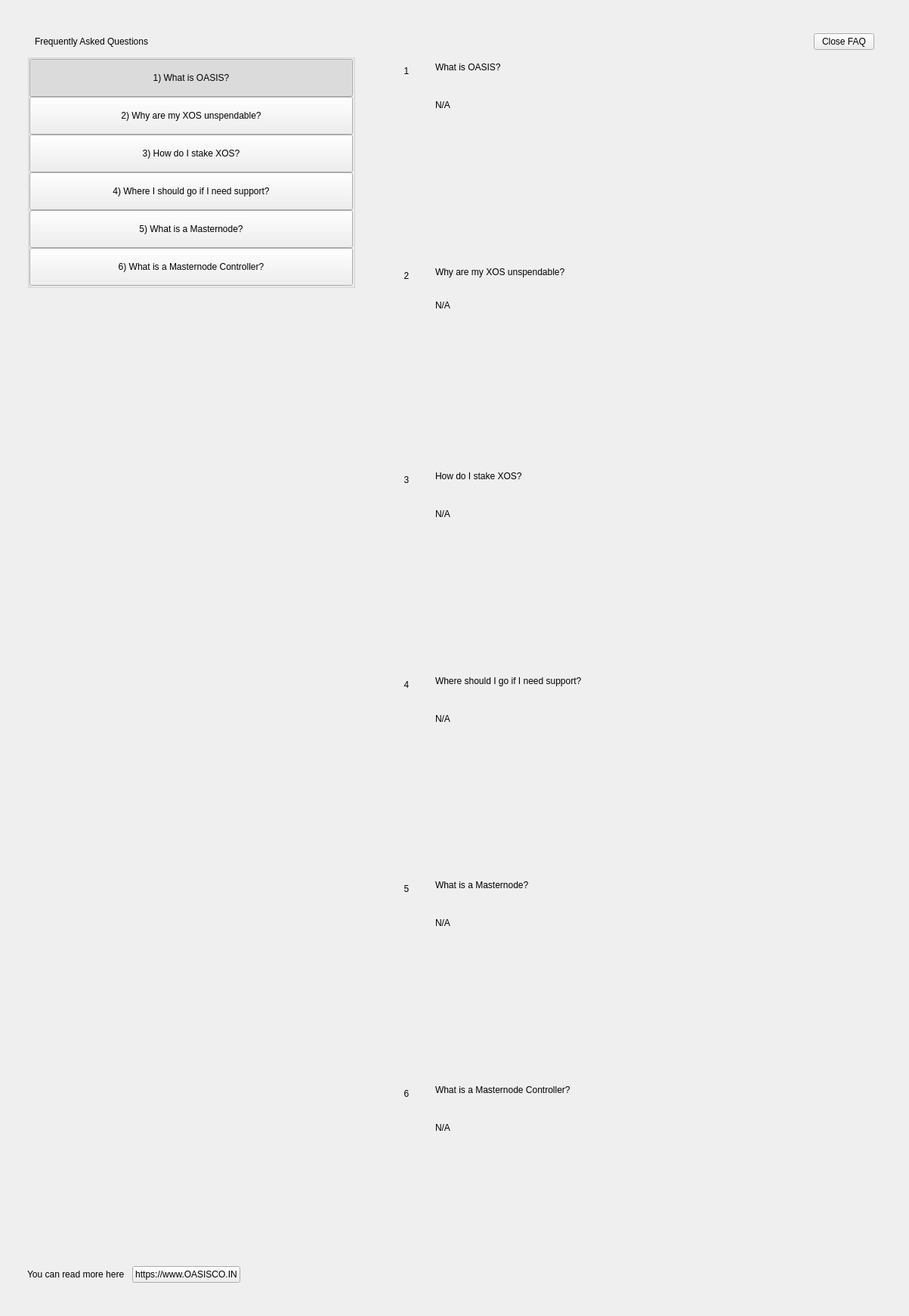
<?xml version="1.0" encoding="UTF-8"?>
<ui version="4.0">
 <class>SettingsFaqWidget</class>
 <widget class="QWidget" name="SettingsFaqWidget">
  <property name="geometry">
   <rect>
    <x>0</x>
    <y>0</y>
    <width>1203</width>
    <height>1741</height>
   </rect>
  </property>
  <property name="windowTitle">
   <string notr="true">N/A</string>
  </property>
  <layout class="QHBoxLayout" name="horizontalLayout" stretch="0">
   <property name="spacing">
    <number>0</number>
   </property>
   <property name="leftMargin">
    <number>0</number>
   </property>
   <property name="topMargin">
    <number>0</number>
   </property>
   <property name="rightMargin">
    <number>0</number>
   </property>
   <property name="bottomMargin">
    <number>0</number>
   </property>
   <item>
    <widget class="PFBorderImage" name="container">
     <layout class="QVBoxLayout" name="verticalLayoutcont">
      <property name="leftMargin">
       <number>36</number>
      </property>
      <property name="topMargin">
       <number>44</number>
      </property>
      <property name="rightMargin">
       <number>36</number>
      </property>
      <property name="bottomMargin">
       <number>44</number>
      </property>
      <item>
       <layout class="QHBoxLayout" name="horizontalLayout_3">
        <property name="spacing">
         <number>0</number>
        </property>
        <property name="leftMargin">
         <number>10</number>
        </property>
        <property name="rightMargin">
         <number>10</number>
        </property>
        <item>
         <widget class="QLabel" name="labelTitle">
          <property name="text">
           <string>Frequently Asked Questions</string>
          </property>
         </widget>
        </item>
        <item>
         <spacer name="horizontalSpacer">
          <property name="orientation">
           <enum>Qt::Horizontal</enum>
          </property>
          <property name="sizeHint" stdset="0">
           <size>
            <width>40</width>
            <height>20</height>
           </size>
          </property>
         </spacer>
        </item>
        <item>
         <widget class="QPushButton" name="pushButtonExit">
          <property name="text">
           <string>Close FAQ</string>
          </property>
         </widget>
        </item>
       </layout>
      </item>
      <item>
       <layout class="QHBoxLayout" name="horizontalLayout_6" stretch="2,0,3">
        <item>
         <widget class="QWidget" name="left" native="true">
          <layout class="QVBoxLayout" name="verticalLayout_3">
           <property name="leftMargin">
            <number>0</number>
           </property>
           <property name="topMargin">
            <number>0</number>
           </property>
           <property name="rightMargin">
            <number>0</number>
           </property>
           <property name="bottomMargin">
            <number>0</number>
           </property>
           <item>
            <layout class="QVBoxLayout" name="verticalLayout_2">
             <property name="spacing">
              <number>0</number>
             </property>
             <item>
              <widget class="QWidget" name="containerButtons" native="true">
               <layout class="QVBoxLayout" name="verticalLayout">
                <property name="spacing">
                 <number>0</number>
                </property>
                <property name="leftMargin">
                 <number>0</number>
                </property>
                <property name="topMargin">
                 <number>0</number>
                </property>
                <property name="rightMargin">
                 <number>0</number>
                </property>
                <property name="bottomMargin">
                 <number>0</number>
                </property>
                <item>
                 <widget class="QGroupBox" name="groupBox">
                  <property name="title">
                   <string/>
                  </property>
                  <layout class="QVBoxLayout" name="verticalLayout_9">
                   <property name="spacing">
                    <number>0</number>
                   </property>
                   <property name="leftMargin">
                    <number>0</number>
                   </property>
                   <property name="topMargin">
                    <number>0</number>
                   </property>
                   <property name="rightMargin">
                    <number>0</number>
                   </property>
                   <property name="bottomMargin">
                    <number>0</number>
                   </property>
                   <item>
                    <widget class="QPushButton" name="pushButton_Intro">
                     <property name="minimumSize">
                      <size>
                       <width>0</width>
                       <height>50</height>
                      </size>
                     </property>
                     <property name="maximumSize">
                      <size>
                       <width>16777215</width>
                       <height>50</height>
                      </size>
                     </property>
                     <property name="focusPolicy">
                      <enum>Qt::NoFocus</enum>
                     </property>
                     <property name="text">
                      <string>1) What is OASIS?</string>
                     </property>
                     <property name="checkable">
                      <bool>true</bool>
                     </property>
                     <property name="checked">
                      <bool>true</bool>
                     </property>
                     <property name="autoExclusive">
                      <bool>true</bool>
                     </property>
                    </widget>
                   </item>
                   <item>
                    <widget class="QPushButton" name="pushButton_UnspendableXOS">
                     <property name="minimumSize">
                      <size>
                       <width>0</width>
                       <height>50</height>
                      </size>
                     </property>
                     <property name="maximumSize">
                      <size>
                       <width>16777215</width>
                       <height>50</height>
                      </size>
                     </property>
                     <property name="focusPolicy">
                      <enum>Qt::NoFocus</enum>
                     </property>
                     <property name="text">
                      <string>2) Why are my XOS unspendable?</string>
                     </property>
                     <property name="checkable">
                      <bool>true</bool>
                     </property>
                     <property name="autoExclusive">
                      <bool>true</bool>
                     </property>
                    </widget>
                   </item>
                   <item>
                    <widget class="QPushButton" name="pushButton_Stake">
                     <property name="minimumSize">
                      <size>
                       <width>0</width>
                       <height>50</height>
                      </size>
                     </property>
                     <property name="focusPolicy">
                      <enum>Qt::NoFocus</enum>
                     </property>
                     <property name="text">
                      <string>3) How do I stake XOS?</string>
                     </property>
                     <property name="checkable">
                      <bool>true</bool>
                     </property>
                     <property name="autoExclusive">
                      <bool>true</bool>
                     </property>
                    </widget>
                   </item>
                   <item>
                    <widget class="QPushButton" name="pushButton_Support">
                     <property name="minimumSize">
                      <size>
                       <width>0</width>
                       <height>50</height>
                      </size>
                     </property>
                     <property name="focusPolicy">
                      <enum>Qt::NoFocus</enum>
                     </property>
                     <property name="text">
                      <string>4) Where I should go if I need support?</string>
                     </property>
                     <property name="checkable">
                      <bool>true</bool>
                     </property>
                     <property name="autoExclusive">
                      <bool>true</bool>
                     </property>
                    </widget>
                   </item>
                   <item>
                    <widget class="QPushButton" name="pushButton_Masternode">
                     <property name="minimumSize">
                      <size>
                       <width>0</width>
                       <height>50</height>
                      </size>
                     </property>
                     <property name="focusPolicy">
                      <enum>Qt::NoFocus</enum>
                     </property>
                     <property name="text">
                      <string>5) What is a Masternode?</string>
                     </property>
                     <property name="checkable">
                      <bool>true</bool>
                     </property>
                     <property name="autoExclusive">
                      <bool>true</bool>
                     </property>
                    </widget>
                   </item>
                   <item>
                    <widget class="QPushButton" name="pushButton_MNController">
                     <property name="minimumSize">
                      <size>
                       <width>0</width>
                       <height>50</height>
                      </size>
                     </property>
                     <property name="focusPolicy">
                      <enum>Qt::NoFocus</enum>
                     </property>
                     <property name="text">
                      <string>6) What is a Masternode Controller?</string>
                     </property>
                     <property name="checkable">
                      <bool>true</bool>
                     </property>
                     <property name="autoExclusive">
                      <bool>true</bool>
                     </property>
                    </widget>
                   </item>
                  </layout>
                 </widget>
                </item>
               </layout>
              </widget>
             </item>
             <item>
              <spacer name="verticalSpacer">
               <property name="orientation">
                <enum>Qt::Vertical</enum>
               </property>
               <property name="sizeHint" stdset="0">
                <size>
                 <width>20</width>
                 <height>40</height>
                </size>
               </property>
              </spacer>
             </item>
             <item>
              <layout class="QHBoxLayout" name="horizontalLayout_2">
               <item>
                <widget class="QLabel" name="labelWebLink">
                 <property name="text">
                  <string>You can read more here</string>
                 </property>
                </widget>
               </item>
               <item>
                <spacer name="horizontalSpacer_4">
                 <property name="orientation">
                  <enum>Qt::Horizontal</enum>
                 </property>
                 <property name="sizeType">
                  <enum>QSizePolicy::Minimum</enum>
                 </property>
                 <property name="sizeHint" stdset="0">
                  <size>
                   <width>10</width>
                   <height>20</height>
                  </size>
                 </property>
                </spacer>
               </item>
               <item>
                <widget class="QPushButton" name="pushButtonWebLink">
                 <property name="focusPolicy">
                  <enum>Qt::NoFocus</enum>
                 </property>
                 <property name="text">
                  <string notr="true">https://www.OASISCO.IN</string>
                 </property>
                </widget>
               </item>
               <item>
                <spacer name="horizontalSpacer_2">
                 <property name="orientation">
                  <enum>Qt::Horizontal</enum>
                 </property>
                 <property name="sizeHint" stdset="0">
                  <size>
                   <width>40</width>
                   <height>20</height>
                  </size>
                 </property>
                </spacer>
               </item>
              </layout>
             </item>
            </layout>
           </item>
          </layout>
         </widget>
        </item>
        <item>
         <spacer name="horizontalSpacer_3">
          <property name="orientation">
           <enum>Qt::Horizontal</enum>
          </property>
          <property name="sizeType">
           <enum>QSizePolicy::Minimum</enum>
          </property>
          <property name="sizeHint" stdset="0">
           <size>
            <width>40</width>
            <height>20</height>
           </size>
          </property>
         </spacer>
        </item>
        <item>
         <widget class="QWidget" name="right" native="true">
          <layout class="QVBoxLayout" name="verticalLayout_5">
           <property name="leftMargin">
            <number>0</number>
           </property>
           <property name="topMargin">
            <number>0</number>
           </property>
           <property name="rightMargin">
            <number>0</number>
           </property>
           <property name="bottomMargin">
            <number>0</number>
           </property>
           <item>
            <layout class="QVBoxLayout" name="verticalLayout_6">
             <property name="spacing">
              <number>0</number>
             </property>
             <item>
              <widget class="QScrollArea" name="scrollAreaFaq">
               <property name="styleSheet">
                <string notr="true">#scrollAreaFaq { background:transparent; }</string>
               </property>
               <property name="horizontalScrollBarPolicy">
                <enum>Qt::ScrollBarAlwaysOff</enum>
               </property>
               <property name="sizeAdjustPolicy">
                <enum>QAbstractScrollArea::AdjustIgnored</enum>
               </property>
               <property name="widgetResizable">
                <bool>true</bool>
               </property>
               <property name="alignment">
                <set>Qt::AlignLeading|Qt::AlignLeft|Qt::AlignTop</set>
               </property>
               <widget class="QWidget" name="scrollAreaWidgetContents">
                <property name="geometry">
                 <rect>
                  <x>0</x>
                  <y>0</y>
                  <width>642</width>
                  <height>1614</height>
                 </rect>
                </property>
                <property name="autoFillBackground">
                 <bool>false</bool>
                </property>
                <property name="styleSheet">
                 <string notr="true">#scrollAreaWidgetContents { background:transparent; }</string>
                </property>
                <layout class="QVBoxLayout" name="verticalLayout_7">
                 <property name="spacing">
                  <number>0</number>
                 </property>
                 <property name="sizeConstraint">
                  <enum>QLayout::SetDefaultConstraint</enum>
                 </property>
                 <property name="leftMargin">
                  <number>0</number>
                 </property>
                 <property name="topMargin">
                  <number>0</number>
                 </property>
                 <property name="rightMargin">
                  <number>0</number>
                 </property>
                 <property name="bottomMargin">
                  <number>0</number>
                 </property>
                 <item>
                  <widget class="QWidget" name="widget_Intro" native="true">
                   <property name="minimumSize">
                    <size>
                     <width>300</width>
                     <height>0</height>
                    </size>
                   </property>
                   <layout class="QHBoxLayout" name="horizontalLayout_Intro" stretch="0,1">
                    <item alignment="Qt::AlignTop">
                     <widget class="QLabel" name="labelNumber_Intro">
                      <property name="minimumSize">
                       <size>
                        <width>24</width>
                        <height>24</height>
                       </size>
                      </property>
                      <property name="maximumSize">
                       <size>
                        <width>16777215</width>
                        <height>24</height>
                       </size>
                      </property>
                      <property name="text">
                       <string>1</string>
                      </property>
                      <property name="alignment">
                       <set>Qt::AlignCenter</set>
                      </property>
                     </widget>
                    </item>
                    <item>
                     <layout class="QVBoxLayout" name="verticalLayout_Intro">
                      <property name="leftMargin">
                       <number>20</number>
                      </property>
                      <property name="rightMargin">
                       <number>20</number>
                      </property>
                      <item>
                       <widget class="QLabel" name="labelSubtitle_Intro">
                        <property name="text">
                         <string>What is OASIS?</string>
                        </property>
                        <property name="wordWrap">
                         <bool>true</bool>
                        </property>
                       </widget>
                      </item>
                      <item>
                       <spacer name="verticalSpacer1_Intro">
                        <property name="orientation">
                         <enum>Qt::Vertical</enum>
                        </property>
                        <property name="sizeType">
                         <enum>QSizePolicy::Fixed</enum>
                        </property>
                        <property name="sizeHint" stdset="0">
                         <size>
                          <width>20</width>
                          <height>30</height>
                         </size>
                        </property>
                       </spacer>
                      </item>
                      <item>
                       <widget class="QLabel" name="labelContent_Intro">
                        <property name="text">
                         <string notr="true">N/A</string>
                        </property>
                        <property name="alignment">
                         <set>Qt::AlignLeading|Qt::AlignLeft|Qt::AlignTop</set>
                        </property>
                        <property name="wordWrap">
                         <bool>true</bool>
                        </property>
                       </widget>
                      </item>
                      <item>
                       <spacer name="verticalSpacer2_Intro">
                        <property name="orientation">
                         <enum>Qt::Vertical</enum>
                        </property>
                        <property name="sizeHint" stdset="0">
                         <size>
                          <width>20</width>
                          <height>20</height>
                         </size>
                        </property>
                       </spacer>
                      </item>
                     </layout>
                    </item>
                   </layout>
                  </widget>
                 </item>
                 <item>
                  <widget class="QWidget" name="widget_UnspendableXOS" native="true">
                   <layout class="QHBoxLayout" name="horizontalPage_UnspendableXOS" stretch="0,1">
                    <item alignment="Qt::AlignTop">
                     <widget class="QLabel" name="labelNumber_UnspendableXOS">
                      <property name="minimumSize">
                       <size>
                        <width>24</width>
                        <height>24</height>
                       </size>
                      </property>
                      <property name="maximumSize">
                       <size>
                        <width>16777215</width>
                        <height>24</height>
                       </size>
                      </property>
                      <property name="text">
                       <string>2</string>
                      </property>
                      <property name="alignment">
                       <set>Qt::AlignCenter</set>
                      </property>
                     </widget>
                    </item>
                    <item>
                     <layout class="QVBoxLayout" name="verticalLayout_UnspendableXOS">
                      <property name="spacing">
                       <number>0</number>
                      </property>
                      <property name="leftMargin">
                       <number>20</number>
                      </property>
                      <property name="rightMargin">
                       <number>20</number>
                      </property>
                      <item>
                       <widget class="QLabel" name="labelSubtitle_UnspendableXOS">
                        <property name="text">
                         <string>Why are my XOS unspendable?</string>
                        </property>
                        <property name="wordWrap">
                         <bool>true</bool>
                        </property>
                       </widget>
                      </item>
                      <item>
                       <spacer name="verticalSpacer1_UnspendableXOS">
                        <property name="orientation">
                         <enum>Qt::Vertical</enum>
                        </property>
                        <property name="sizeType">
                         <enum>QSizePolicy::Fixed</enum>
                        </property>
                        <property name="sizeHint" stdset="0">
                         <size>
                          <width>20</width>
                          <height>30</height>
                         </size>
                        </property>
                       </spacer>
                      </item>
                      <item>
                       <widget class="QLabel" name="labelContent_UnspendableXOS">
                        <property name="text">
                         <string notr="true">N/A</string>
                        </property>
                        <property name="alignment">
                         <set>Qt::AlignLeading|Qt::AlignLeft|Qt::AlignTop</set>
                        </property>
                        <property name="wordWrap">
                         <bool>true</bool>
                        </property>
                       </widget>
                      </item>
                      <item>
                       <spacer name="verticalSpacer2_UnspendableXOS">
                        <property name="orientation">
                         <enum>Qt::Vertical</enum>
                        </property>
                        <property name="sizeHint" stdset="0">
                         <size>
                          <width>20</width>
                          <height>20</height>
                         </size>
                        </property>
                       </spacer>
                      </item>
                     </layout>
                    </item>
                   </layout>
                  </widget>
                 </item>
                 <item>
                  <widget class="QWidget" name="widget_Stake" native="true">
                   <layout class="QHBoxLayout" name="horizontalpage_Stake" stretch="0,1">
                    <item alignment="Qt::AlignTop">
                     <widget class="QLabel" name="labelNumber_Stake">
                      <property name="minimumSize">
                       <size>
                        <width>24</width>
                        <height>24</height>
                       </size>
                      </property>
                      <property name="maximumSize">
                       <size>
                        <width>16777215</width>
                        <height>24</height>
                       </size>
                      </property>
                      <property name="text">
                       <string>3</string>
                      </property>
                      <property name="alignment">
                       <set>Qt::AlignCenter</set>
                      </property>
                     </widget>
                    </item>
                    <item>
                     <layout class="QVBoxLayout" name="verticalLayoutpage_Stake">
                      <property name="leftMargin">
                       <number>20</number>
                      </property>
                      <property name="rightMargin">
                       <number>20</number>
                      </property>
                      <item>
                       <widget class="QLabel" name="labelSubtitle_Stake">
                        <property name="text">
                         <string>How do I stake XOS?</string>
                        </property>
                        <property name="wordWrap">
                         <bool>true</bool>
                        </property>
                       </widget>
                      </item>
                      <item>
                       <spacer name="verticalSpacer1_Stake">
                        <property name="orientation">
                         <enum>Qt::Vertical</enum>
                        </property>
                        <property name="sizeType">
                         <enum>QSizePolicy::Fixed</enum>
                        </property>
                        <property name="sizeHint" stdset="0">
                         <size>
                          <width>20</width>
                          <height>30</height>
                         </size>
                        </property>
                       </spacer>
                      </item>
                      <item>
                       <widget class="QLabel" name="labelContent_Stake">
                        <property name="text">
                         <string notr="true">N/A</string>
                        </property>
                        <property name="alignment">
                         <set>Qt::AlignLeading|Qt::AlignLeft|Qt::AlignTop</set>
                        </property>
                        <property name="wordWrap">
                         <bool>true</bool>
                        </property>
                       </widget>
                      </item>
                      <item>
                       <spacer name="verticalSpacer2_Stake">
                        <property name="orientation">
                         <enum>Qt::Vertical</enum>
                        </property>
                        <property name="sizeHint" stdset="0">
                         <size>
                          <width>20</width>
                          <height>20</height>
                         </size>
                        </property>
                       </spacer>
                      </item>
                     </layout>
                    </item>
                   </layout>
                  </widget>
                 </item>
                 <item>
                  <widget class="QWidget" name="widget_Support" native="true">
                   <layout class="QHBoxLayout" name="horizontalpage_Support" stretch="0,1">
                    <item alignment="Qt::AlignTop">
                     <widget class="QLabel" name="labelNumber_Support">
                      <property name="minimumSize">
                       <size>
                        <width>24</width>
                        <height>24</height>
                       </size>
                      </property>
                      <property name="maximumSize">
                       <size>
                        <width>16777215</width>
                        <height>24</height>
                       </size>
                      </property>
                      <property name="text">
                       <string>4</string>
                      </property>
                      <property name="alignment">
                       <set>Qt::AlignCenter</set>
                      </property>
                     </widget>
                    </item>
                    <item>
                     <layout class="QVBoxLayout" name="verticalLayoutpage_Support">
                      <property name="leftMargin">
                       <number>20</number>
                      </property>
                      <property name="rightMargin">
                       <number>20</number>
                      </property>
                      <item>
                       <widget class="QLabel" name="labelSubtitle_Support">
                        <property name="text">
                         <string>Where should I go if I need support?</string>
                        </property>
                        <property name="wordWrap">
                         <bool>true</bool>
                        </property>
                       </widget>
                      </item>
                      <item>
                       <spacer name="verticalSpacer1_Support">
                        <property name="orientation">
                         <enum>Qt::Vertical</enum>
                        </property>
                        <property name="sizeType">
                         <enum>QSizePolicy::Fixed</enum>
                        </property>
                        <property name="sizeHint" stdset="0">
                         <size>
                          <width>20</width>
                          <height>30</height>
                         </size>
                        </property>
                       </spacer>
                      </item>
                      <item>
                       <widget class="QLabel" name="labelContent_Support">
                        <property name="text">
                         <string notr="true">N/A</string>
                        </property>
                        <property name="alignment">
                         <set>Qt::AlignLeading|Qt::AlignLeft|Qt::AlignTop</set>
                        </property>
                        <property name="wordWrap">
                         <bool>true</bool>
                        </property>
                       </widget>
                      </item>
                      <item>
                       <spacer name="verticalSpacer2_Support">
                        <property name="orientation">
                         <enum>Qt::Vertical</enum>
                        </property>
                        <property name="sizeHint" stdset="0">
                         <size>
                          <width>20</width>
                          <height>20</height>
                         </size>
                        </property>
                       </spacer>
                      </item>
                     </layout>
                    </item>
                   </layout>
                  </widget>
                 </item>
                 <item>
                  <widget class="QWidget" name="widget_Masternode" native="true">
                   <layout class="QHBoxLayout" name="horizontalpage_Masternode" stretch="0,1">
                    <item alignment="Qt::AlignTop">
                     <widget class="QLabel" name="labelNumber_Masternode">
                      <property name="minimumSize">
                       <size>
                        <width>24</width>
                        <height>24</height>
                       </size>
                      </property>
                      <property name="maximumSize">
                       <size>
                        <width>16777215</width>
                        <height>24</height>
                       </size>
                      </property>
                      <property name="text">
                       <string>5</string>
                      </property>
                      <property name="alignment">
                       <set>Qt::AlignCenter</set>
                      </property>
                     </widget>
                    </item>
                    <item>
                     <layout class="QVBoxLayout" name="verticalLayoutpage_Masternode">
                      <property name="leftMargin">
                       <number>20</number>
                      </property>
                      <property name="rightMargin">
                       <number>20</number>
                      </property>
                      <item>
                       <widget class="QLabel" name="labelSubtitle_Masternode">
                        <property name="text">
                         <string>What is a Masternode?</string>
                        </property>
                        <property name="wordWrap">
                         <bool>true</bool>
                        </property>
                       </widget>
                      </item>
                      <item>
                       <spacer name="verticalSpacer1_Masternode">
                        <property name="orientation">
                         <enum>Qt::Vertical</enum>
                        </property>
                        <property name="sizeType">
                         <enum>QSizePolicy::Fixed</enum>
                        </property>
                        <property name="sizeHint" stdset="0">
                         <size>
                          <width>20</width>
                          <height>30</height>
                         </size>
                        </property>
                       </spacer>
                      </item>
                      <item>
                       <widget class="QLabel" name="labelContent_Masternode">
                        <property name="text">
                         <string notr="true">N/A</string>
                        </property>
                        <property name="alignment">
                         <set>Qt::AlignLeading|Qt::AlignLeft|Qt::AlignTop</set>
                        </property>
                        <property name="wordWrap">
                         <bool>true</bool>
                        </property>
                       </widget>
                      </item>
                      <item>
                       <spacer name="verticalSpacer2_Masternode">
                        <property name="orientation">
                         <enum>Qt::Vertical</enum>
                        </property>
                        <property name="sizeHint" stdset="0">
                         <size>
                          <width>20</width>
                          <height>20</height>
                         </size>
                        </property>
                       </spacer>
                      </item>
                     </layout>
                    </item>
                   </layout>
                  </widget>
                 </item>
                 <item>
                  <widget class="QWidget" name="widget_MNController" native="true">
                   <layout class="QHBoxLayout" name="horizontalpage_MNController" stretch="0,1">
                    <item alignment="Qt::AlignTop">
                     <widget class="QLabel" name="labelNumber_MNController">
                      <property name="minimumSize">
                       <size>
                        <width>24</width>
                        <height>24</height>
                       </size>
                      </property>
                      <property name="maximumSize">
                       <size>
                        <width>16777215</width>
                        <height>24</height>
                       </size>
                      </property>
                      <property name="text">
                       <string>6</string>
                      </property>
                      <property name="alignment">
                       <set>Qt::AlignCenter</set>
                      </property>
                     </widget>
                    </item>
                    <item>
                     <layout class="QVBoxLayout" name="verticalLayoutpage_MNController">
                      <property name="leftMargin">
                       <number>20</number>
                      </property>
                      <property name="rightMargin">
                       <number>20</number>
                      </property>
                      <item>
                       <widget class="QLabel" name="labelSubtitle_MNController">
                        <property name="text">
                         <string>What is a Masternode Controller?</string>
                        </property>
                        <property name="wordWrap">
                         <bool>true</bool>
                        </property>
                       </widget>
                      </item>
                      <item>
                       <spacer name="verticalSpacer1_MNController">
                        <property name="orientation">
                         <enum>Qt::Vertical</enum>
                        </property>
                        <property name="sizeType">
                         <enum>QSizePolicy::Fixed</enum>
                        </property>
                        <property name="sizeHint" stdset="0">
                         <size>
                          <width>20</width>
                          <height>30</height>
                         </size>
                        </property>
                       </spacer>
                      </item>
                      <item>
                       <widget class="QLabel" name="labelContent_MNController">
                        <property name="text">
                         <string notr="true">N/A</string>
                        </property>
                        <property name="alignment">
                         <set>Qt::AlignLeading|Qt::AlignLeft|Qt::AlignTop</set>
                        </property>
                        <property name="wordWrap">
                         <bool>true</bool>
                        </property>
                       </widget>
                      </item>
                      <item>
                       <spacer name="verticalSpacer2_MNController">
                        <property name="orientation">
                         <enum>Qt::Vertical</enum>
                        </property>
                        <property name="sizeHint" stdset="0">
                         <size>
                          <width>20</width>
                          <height>20</height>
                         </size>
                        </property>
                       </spacer>
                      </item>
                     </layout>
                    </item>
                   </layout>
                  </widget>
                 </item>
                </layout>
               </widget>
              </widget>
             </item>
            </layout>
           </item>
          </layout>
         </widget>
        </item>
       </layout>
      </item>
     </layout>
    </widget>
   </item>
  </layout>
 </widget>
 <customwidgets>
  <customwidget>
   <class>PFBorderImage</class>
   <extends>QFrame</extends>
   <header>qt/oasis/pfborderimage.h</header>
   <container>1</container>
  </customwidget>
 </customwidgets>
 <resources/>
 <connections/>
</ui>
